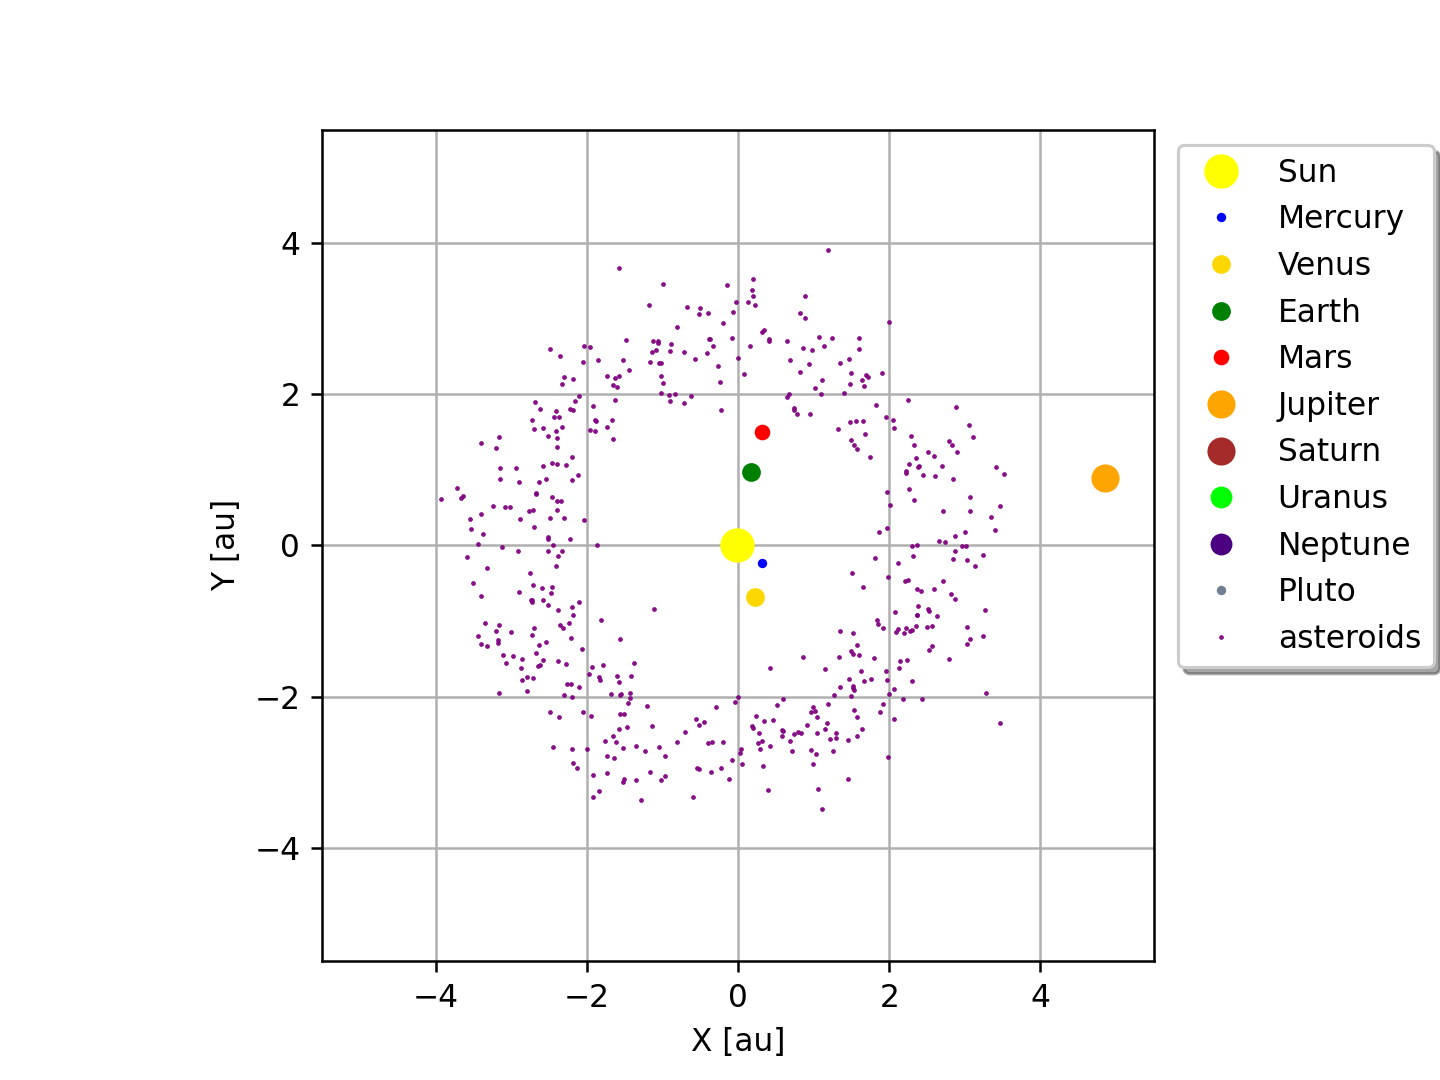

Source code (Python):
#!/usr/pkg/bin/python3.9

#
# Time-stamp: <2022/12/11 19:04:32 (CST) daisuke>
#

# importing numpy module
import numpy

# importing astropy module
import astropy.time

# importing astroquery module
import astroquery.jplhorizons

# importing matplotlib module
import matplotlib.figure
import matplotlib.backends.backend_agg

# file name
file_fig = 'ai202209_s13_02_05.png'

# date/time
t_str = '2022-12-12T00:00:00'
t     = astropy.time.Time (t_str, scale='utc', format='isot')

# target list
# Sun, Mercury, Venus, Earth, Mars, Jupiter, Saturn, Uranus, Neptune, Pluto
dic_target = {
    '10':  'Sun',
    '199': 'Mercury',
    '299': 'Venus',
    '399': 'Earth',
    '499': 'Mars',
    '599': 'Jupiter',
    '699': 'Saturn',
    '799': 'Uranus',
    '899': 'Neptune',
    '999': 'Pluto'
}

# marker size and colour
sizes   = [10, 2, 5, 5, 4, 8, 8, 6, 6, 2]
colours = ['yellow', 'blue', 'gold', 'green', 'red', \
           'orange', 'brown', 'lime', 'indigo', 'slategrey']

# number of asteroids to be plotted
n_asteroids = 500

# making objects "fig", "canvas", and "ax"
fig    = matplotlib.figure.Figure ()
canvas = matplotlib.backends.backend_agg.FigureCanvasAgg (fig)
ax     = fig.add_subplot (111)

# labels
ax.set_xlabel ('X [au]')
ax.set_ylabel ('Y [au]')

# axes
ax.set_xlim (-5.5, 5.5)
ax.set_ylim (-5.5, 5.5)
ax.set_aspect('equal')
ax.grid ()

# getting positions of the Sun and planets
for i,n in enumerate (dic_target):
    # querying JPL Horizons
    obj = astroquery.jplhorizons.Horizons (id=n, id_type=None, \
                                           location='@ssb', \
                                           epochs=t.jd)
    
    # state vector of the target object
    vec = obj.vectors ()

    # plotting data
    ax.plot (vec['x'], vec['y'], linestyle='None', \
             marker='o', markersize=sizes[i], color=colours[i], \
             label=dic_target[n])

# empty numpy array to store data
asteroid_x = numpy.array ([])
asteroid_y = numpy.array ([])
    
# getting positions of asteroids
for i in range (n_asteroids):
    # querying JPL Horizons
    i_str = str (i + 1)
    if ( (i + 1) % 10 == 0):
        print (f"progress: {i + 1:4d} / {n_asteroids:4d}")

    # query for Horizons System
    obj = astroquery.jplhorizons.Horizons (id=i_str, id_type='smallbody', \
                                           location='@ssb', \
                                           epochs=t.jd)

    # state vector of the target object
    vec = obj.vectors ()

    # appending data to numpy arrays
    asteroid_x = numpy.append (asteroid_x, vec['x'][0])
    asteroid_y = numpy.append (asteroid_y, vec['y'][0])

# plotting asteroids
ax.plot (asteroid_x, asteroid_y, \
         linestyle='None', marker='.', markersize=1, color='purple', \
         label='asteroids')
    
# showing legend
ax.legend (bbox_to_anchor=(1.01, 1.00), loc='upper left', shadow=True)

# saving the plot into a file
fig.savefig (file_fig, dpi=225)
